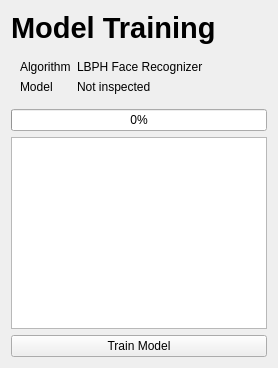
<?xml version="1.0" encoding="UTF-8"?><ui version="4.0"><class>TrainingPage</class><widget class="QWidget" name="TrainingPage"><layout class="QVBoxLayout"><item><widget class="QLabel" name="heading"><property name="text"><string>Model Training</string></property><property name="styleSheet"><string>font-size:22pt;font-weight:700;</string></property></widget></item><item><widget class="QFrame" name="modelCard"><layout class="QFormLayout"><item row="0" column="0"><widget class="QLabel" name="algorithmTitle"><property name="text"><string>Algorithm</string></property></widget></item><item row="0" column="1"><widget class="QLabel" name="algorithmValue"><property name="text"><string>LBPH Face Recognizer</string></property></widget></item><item row="1" column="0"><widget class="QLabel" name="modelTitle"><property name="text"><string>Model</string></property></widget></item><item row="1" column="1"><widget class="QLabel" name="modelInfo"><property name="text"><string>Not inspected</string></property></widget></item></layout></widget></item><item><widget class="QProgressBar" name="trainingProgress"><property name="value"><number>0</number></property></widget></item><item><widget class="QPlainTextEdit" name="logEdit"><property name="readOnly"><bool>true</bool></property></widget></item><item><widget class="QPushButton" name="trainButton"><property name="text"><string>Train Model</string></property></widget></item></layout></widget><resources/><connections/></ui>
